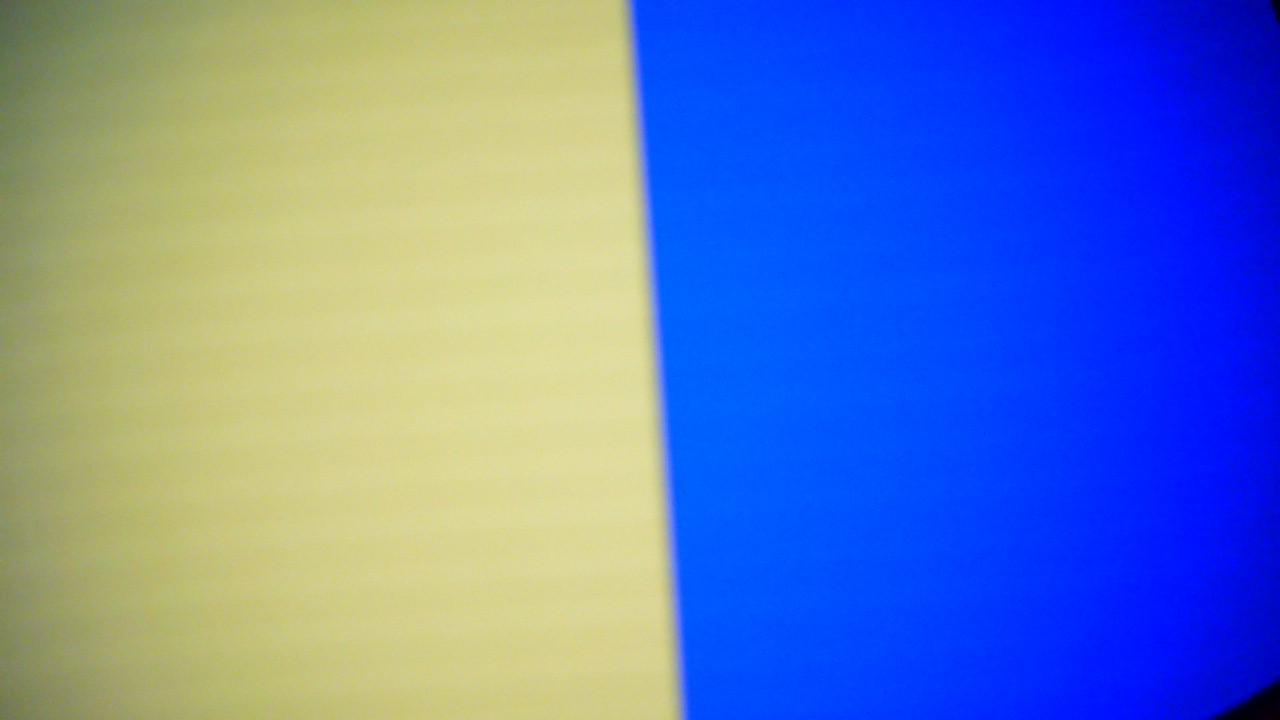
#> input picture tests/data/frame.jpg, 1280 x 720 px
$ python -i perception.py   (imports and definitions only)
#> lines starting #> are read from the running program, lines starting #| are printed output that depends on the picture; after the words box and inside, x2 and y2 are one past the last pixel; in counts of white or black regions, pixels touching at a corner belong together
#> further down, picture is the input picture: shape (720, 1280, 3); mean B, G, R 186.9, 125.9, 100.3
"""Track perception: find the yellow tape line and nearby blue boundary tape.

Ported from the PC "Camera Test" prototype. This module has no ROS
dependency, so the same code runs in the track_test node, in navigation.py
(when motor control is added) and on a PC.

    from team_navigation.perception import Perception
    p = Perception()
    result = p.process(frame)   # frame is a BGR image from OpenCV
    result.error                # -1 (track far left) .. +1 (track far right)
"""
import json
import os
from dataclasses import dataclass, field

import cv2
import numpy as np

# OpenCV HSV ranges: H 0-179, S 0-255, V 0-255
DEFAULT_CONFIG = {
    'yellow_lo': [20, 80, 80],
    'yellow_hi': [35, 255, 255],
    'blue_lo': [95, 80, 50],
    'blue_hi': [130, 255, 255],
}
CONFIG_KEYS = tuple(DEFAULT_CONFIG)
HSV_MAX = (179, 255, 255)

PROC_WIDTH, PROC_HEIGHT = 320, 240  # frames are resized to this before processing
ROI_TOP_FRACTION = 0.66             # use only the bottom third of the image
MIN_YELLOW_PIXELS = 200             # fewer than this => track "not found"
BLUE_WARN_FRACTION = 0.05           # blue covering >5% of an ROI half => warning


LOOKAHEAD_BAND_TOP = 0.25          # band of ROI rows used for the target (0 = far edge of ROI,
LOOKAHEAD_BAND_BOTTOM = 0.55       # 1 = nearest row). Lower band = target closer to the robot.
LOOKAHEAD_MIN_COVERAGE = 0.5       # fraction of band rows that must contain yellow


def centerline_target(y_roi, band_top=LOOKAHEAD_BAND_TOP, band_bottom=LOOKAHEAD_BAND_BOTTOM,
                      min_coverage=LOOKAHEAD_MIN_COVERAGE):
    """Equal-weight row centres in a fixed look-ahead band, not an area centroid.

    A wide sheet corner must not outweigh the narrower road ahead. Require
    yellow in at least min_coverage of the band so a last sliver of paper is
    not a path. Percentile edges tolerate small speckles and gaps from glossy
    reflections. Returns (x, y within ROI), or None when there is insufficient
    road ahead.

    band_top/band_bottom are fractions of the ROI height (0 = top/far,
    1 = bottom/near). Moving the band down aims at road closer to the robot,
    so it starts turning later; a lower min_coverage keeps following a road
    end longer before declaring it gone.
    """
    height = y_roi.shape[0]
    top, bottom = int(height * band_top), int(height * band_bottom)
    if bottom <= top:
        return None
    centres = []
    for row in y_roi[top:bottom]:
        xs = np.flatnonzero(row)
        if xs.size >= 6:
            left, right = np.percentile(xs, (5, 95))
            centres.append((left + right) / 2)
    if len(centres) < max(6, int((bottom - top + 1) * min_coverage)):
        return None
    return float(np.median(centres)), (top + bottom - 1) // 2


# [28 lines left out: functions validate_triplet, load_config, save_config, not called in this run]


@dataclass
class PerceptionResult:
    found: bool             # was enough yellow seen in the ROI?
    error: float            # -1 (left) .. +1 (right); last known value if not found
    cx: float | None        # centreline target x in processed-image pixels
    yellow_pixels: int
    blue_left: float        # fraction of left half of ROI that is blue
    blue_right: float       # fraction of right half of ROI that is blue
    blue_warning: bool      # True if either side exceeds BLUE_WARN_FRACTION
    # Debug images (processed resolution), useful for visualization
    frame: np.ndarray = field(repr=False, default=None)
    yellow_mask: np.ndarray = field(repr=False, default=None)
    blue_mask: np.ndarray = field(repr=False, default=None)
    roi_top: int = 0
    target_y: int | None = None


class Perception:
    def __init__(self, config=None):
        self.set_config(config or DEFAULT_CONFIG)
        self.last_error = 0.0
        # Look-ahead band; navigation may change these live from ROS parameters.
        self.band_top = LOOKAHEAD_BAND_TOP
        self.band_bottom = LOOKAHEAD_BAND_BOTTOM
        self.min_coverage = LOOKAHEAD_MIN_COVERAGE

    def set_config(self, cfg):
        self.cfg = {k: list(cfg[k]) for k in CONFIG_KEYS}
        self.y_lo = np.array(cfg['yellow_lo'], dtype=np.uint8)
        self.y_hi = np.array(cfg['yellow_hi'], dtype=np.uint8)
        self.b_lo = np.array(cfg['blue_lo'], dtype=np.uint8)
        self.b_hi = np.array(cfg['blue_hi'], dtype=np.uint8)

    def process(self, frame_bgr):
        frame = cv2.resize(frame_bgr, (PROC_WIDTH, PROC_HEIGHT))
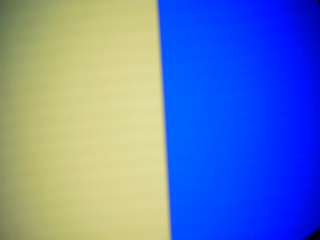
#> frame: shape (240, 320, 3); mean B, G, R 187, 126, 100.4
        hsv = cv2.cvtColor(cv2.GaussianBlur(frame, (5, 5), 0), cv2.COLOR_BGR2HSV)
#> hsv: shape (240, 320, 3); mean H, S, V 70.9, 168.9, 221.8
        h, w = hsv.shape[:2]
#> h = 240; w = 320
        roi_top = int(h * ROI_TOP_FRACTION)
#> roi_top = 158

        # Full-frame masks (for display); measurements use only the ROI slice.
        yellow_mask = cv2.inRange(hsv, self.y_lo, self.y_hi)
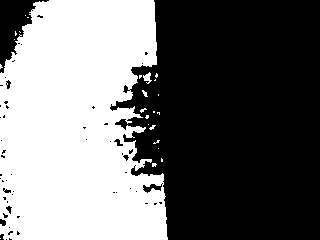
#> yellow_mask: shape (240, 320); 44% white; 24 white regions (21 under 20 px), largest, box (x1, y1, x2, y2) and area: (0, 0, 168, 240) 33542, (143, 72, 152, 84) 57, (142, 90, 148, 97) 22
        blue_mask = cv2.inRange(hsv, self.b_lo, self.b_hi)
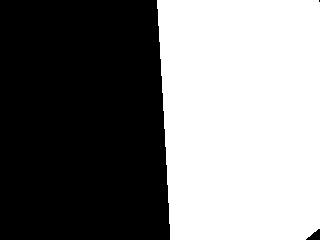
#> blue_mask: shape (240, 320); 48.7% white; 1 white region, box (x1, y1, x2, y2) and area: (157, 0, 320, 240) 37379
        # Remove speckle noise
        kernel = np.ones((3, 3), np.uint8)
        yellow_mask = cv2.morphologyEx(yellow_mask, cv2.MORPH_OPEN, kernel)
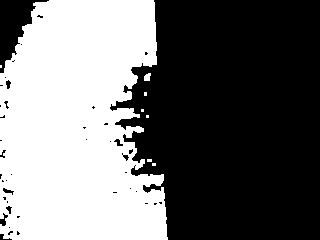
#> yellow_mask: shape (240, 320); 43.6% white; 8 white regions (6 under 20 px), largest, box (x1, y1, x2, y2) and area: (0, 0, 168, 240) 33390, (144, 73, 151, 81) 44
        blue_mask = cv2.morphologyEx(blue_mask, cv2.MORPH_OPEN, kernel)

        y_roi = yellow_mask[roi_top:, :]
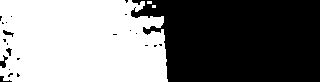
#> y_roi: shape (82, 320); 48.8% white; 3 white regions (2 under 20 px), largest, box (x1, y1, x2, y2) and area: (0, 0, 168, 82) 12783
        b_roi = blue_mask[roi_top:, :]
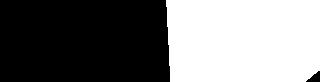
#> b_roi: shape (82, 320); 47.1% white; 1 white region, box (x1, y1, x2, y2) and area: (166, 0, 320, 82) 12357

        yellow_pixels = int(np.count_nonzero(y_roi))
#> yellow_pixels = 12810
        target = centerline_target(y_roi, self.band_top, self.band_bottom, self.min_coverage)
#> the loop in centerline_target, `for row in y_roi[top:bottom]:` made 25 passes
#> (left, right) on passes 1 to 12: (9.1, 154.9), (8.15, 154.8), (10.05, 154.9), (10, 154), (8.1, 153.9), (8.05, 152.9), (7.8, 148.2), (7.6, 146.4), (7.3, 138.7), (7.25, 137.8), (9.1, 137.9), (11.25, 141.8)
#> after the loop in centerline_target, `for row in y_roi[top:bottom]:`: centres = 25 values, max 86.5 at index 13, min 72.5 at index 9, mean 80.76
#> target = (82, 32)
        if yellow_pixels >= MIN_YELLOW_PIXELS and target is not None:
            cx, target_y = target
#> cx = 82; target_y = 32
            error = float(np.clip((cx - w / 2) / (w / 2), -1.0, 1.0))
#> error = -0.488
            found = True
            self.last_error = error
#> self.last_error = -0.488
        else:
            cx, target_y, found = None, None, False
            error = self.last_error  # remember which side the track was last seen on

        half = w // 2
#> half = 160
        blue_left = np.count_nonzero(b_roi[:, :half]) / b_roi[:, :half].size
#> blue_left = 0
        blue_right = np.count_nonzero(b_roi[:, half:]) / b_roi[:, half:].size
#> blue_right = 0.942

        return PerceptionResult(
            found=found,
            error=error,
            cx=cx,
            yellow_pixels=yellow_pixels,
            blue_left=float(blue_left),
            blue_right=float(blue_right),
            blue_warning=bool(max(blue_left, blue_right) > BLUE_WARN_FRACTION),
            frame=frame,
            yellow_mask=yellow_mask,
            blue_mask=blue_mask,
            roi_top=roi_top,
            target_y=roi_top + target_y if target_y is not None else None,
        )


# ---------------------------------------------------------------- drawing
SCALE = 2  # upscale the 320x240 processed image for display


def _text(img, text, org, scale, color, thick=1):
    cv2.putText(img, text, org, cv2.FONT_HERSHEY_SIMPLEX, scale, (0, 0, 0), thick + 2)
    cv2.putText(img, text, org, cv2.FONT_HERSHEY_SIMPLEX, scale, color, thick)


# [47 lines left out: functions draw_overlay, draw_masks, not called in this run]


def draw_debug(r, left_cmd, right_cmd, fps):
    return np.hstack([draw_overlay(r, left_cmd, right_cmd, fps), draw_masks(r)])

>>> import cv2
>>> picture = cv2.imread('../../../../tests/data/frame.jpg')
>>> result = Perception().process(picture)

$ run again, on tests/data/path_curve_left.jpg
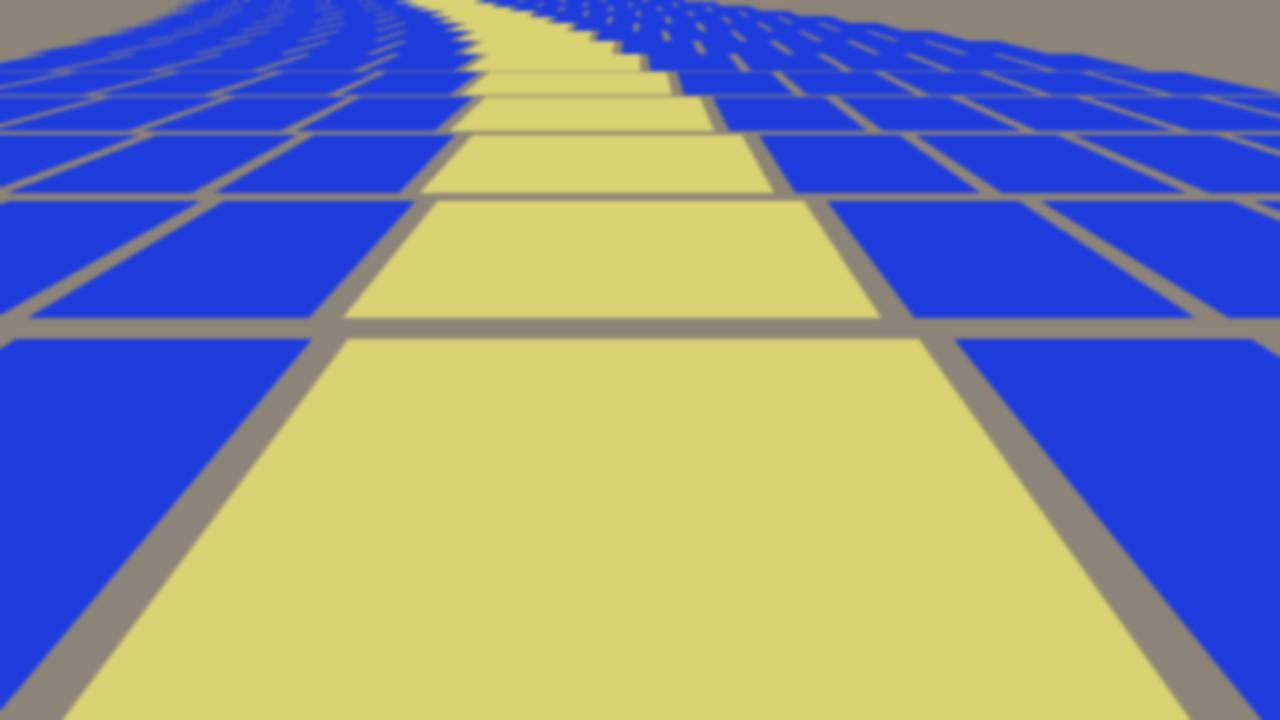
#> input picture tests/data/path_curve_left.jpg, 1280 x 720 px
#> picture is the input picture: shape (720, 1280, 3); mean B, G, R 156.3, 139.5, 133.2
#> hsv: shape (240, 320, 3); mean H, S, V 65.8, 144.5, 205
#> in process, `yellow_mask = cv2.inRange(hsv, self.y_lo, self.y_hi)`:
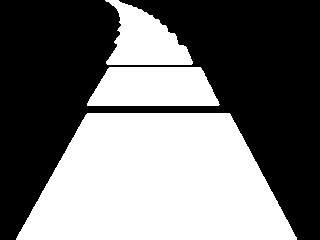
#> yellow_mask: shape (240, 320); 45.4% white; 3 white regions, box (x1, y1, x2, y2) and area: (16, 113, 297, 240) 27051, (87, 67, 220, 106) 4433, (105, 0, 193, 65) 3388
#> y_roi: shape (82, 320); 74.3% white; 2 black regions, box (x1, y1, x2, y2) and area: (254, 0, 320, 82) 3607, (0, 0, 61, 82) 3142
#> in process, `b_roi = blue_mask[roi_top:, :]`:
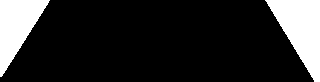
#> b_roi: shape (82, 320); 17.1% white; 2 white regions, box (x1, y1, x2, y2) and area: (265, 0, 320, 82) 2471, (0, 0, 50, 77) 2014
#> yellow_pixels = 19491
#> the loop in centerline_target, `for row in y_roi[top:bottom]:` made 25 passes
#> (left, right) on passes 1 to 8: (60.7, 253.3), (59.8, 254.2), (59.8, 254.2), (58.9, 255.1), (58.9, 255.1), (58, 256), (57.05, 255.9), (57.1, 256.9)
#> after the loop in centerline_target, `for row in y_roi[top:bottom]:`: centres = 25 values, max 157 at index 0, min 156.5 at index 13, mean 156.8
#> target = (157, 32)
#> cx = 157; target_y = 32
#> error = -0.0187
#> blue_left = 0.154
#> blue_right = 0.188
